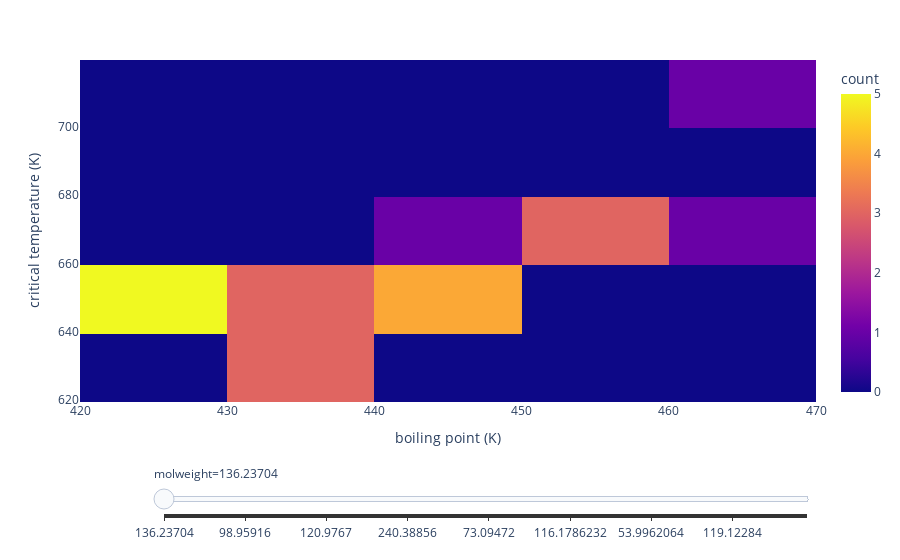

Source (notebook cell):
### Code cell
fig = px.density_heatmap(ThermoProperties, x='boiling point (K)', y='critical temperature (K)', animation_frame='molweight')
fig["layout"].pop("updatemenus")
fig.show()
